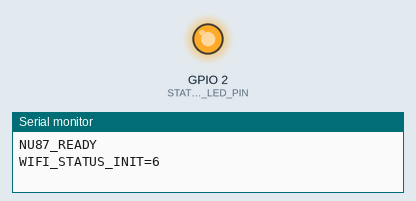
Simulated run of this sketch. Board: ESP32. On the bench: output pins drawn as LEDs (lit = HIGH), the last lines printed to the serial monitor. A WiFi scan finds three made-up networks.

Above: at 2.5 s.
At 39.7 s:
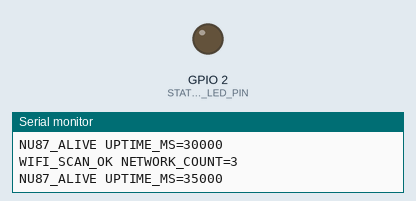
Timing chart, 0 to 40.5 s (numbered marks = the images above):
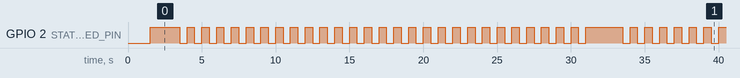

Measured:
- by itself, GPIO 2 (STATUS_LED_PIN): repeats every 30.0 s: 27 × (LOW 0.50 s, HIGH 0.50 s), LOW 0.50 s, HIGH 2.5 s
- by itself, everything shown: repeats every 30.0 s, in 56 steps

The sketch:

NU87_Basic_Test.ino
```cpp
#include <Arduino.h>
#include <WiFi.h>

const uint8_t STATUS_LED_PIN = LED_BUILTIN;
const unsigned long LED_INTERVAL_MS = 500;
const unsigned long REPORT_INTERVAL_MS = 5000;

bool ledState = false;
bool wifiScanComplete = false;
unsigned long lastLedChangeMs = 0;
unsigned long lastReportMs = 0;
unsigned long lastWifiScanMs = 0;

void setup() {
  Serial.begin(115200);
  pinMode(STATUS_LED_PIN, OUTPUT);
  digitalWrite(STATUS_LED_PIN, LOW);

  delay(1500);
  Serial.println("NU87_READY");

  const int initialWifiStatus = WiFi.status();
  Serial.print("WIFI_STATUS_INIT=");
  Serial.println(initialWifiStatus);
}

void loop() {
  const unsigned long now = millis();

  if (now - lastLedChangeMs >= LED_INTERVAL_MS) {
    lastLedChangeMs = now;
    ledState = !ledState;
    digitalWrite(STATUS_LED_PIN, ledState ? HIGH : LOW);
  }

  if (!wifiScanComplete || now - lastWifiScanMs >= 30000) {
    wifiScanComplete = true;
    lastWifiScanMs = now;
    const int networkCount = WiFi.scanNetworks();

    if (networkCount >= 0) {
      Serial.print("WIFI_SCAN_OK NETWORK_COUNT=");
      Serial.println(networkCount);
    } else {
      Serial.println("WIFI_SCAN_FAILED");
    }
  }

  if (now - lastReportMs >= REPORT_INTERVAL_MS) {
    lastReportMs = now;
    Serial.print("NU87_ALIVE UPTIME_MS=");
    Serial.println(now);
  }
}
```
